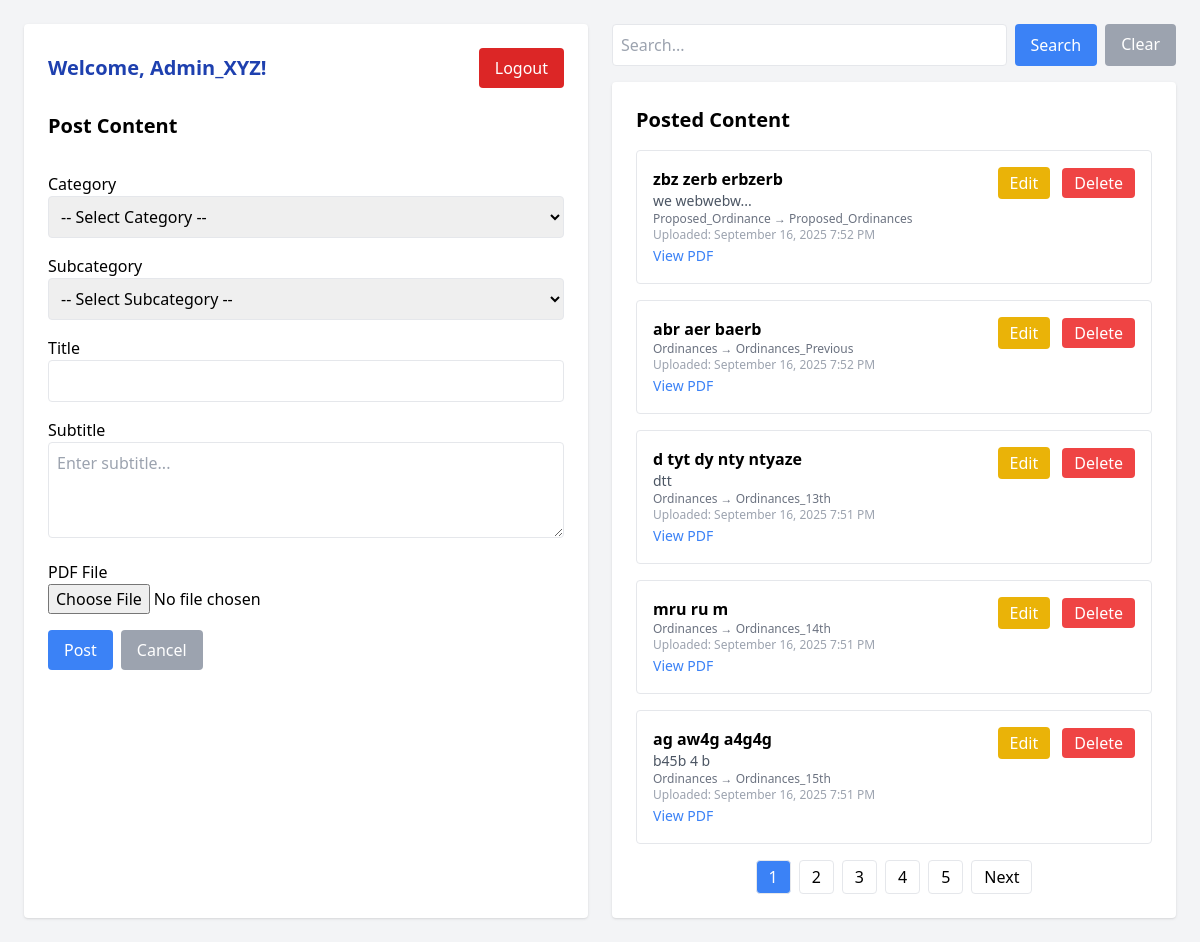
The page /di-gets-nu-gagawen/dashboard.php (signed in) on the database as committed earlier.
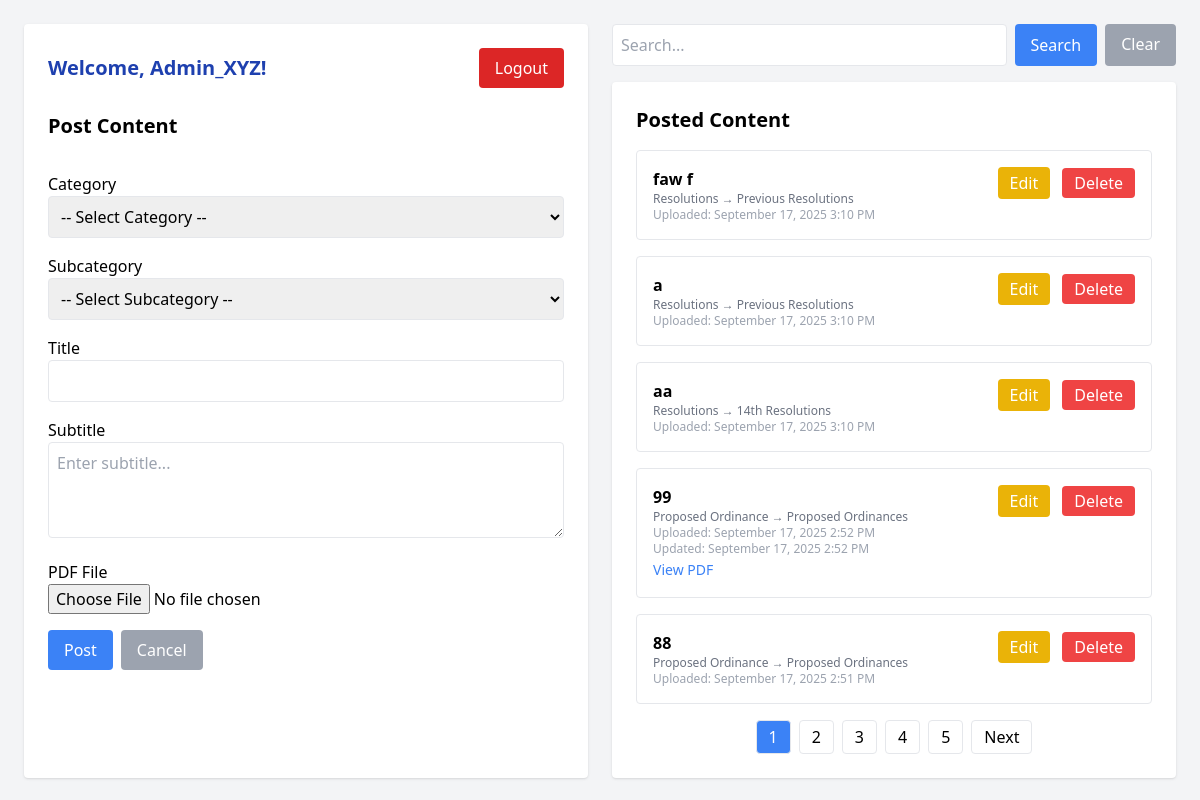
The same page on the database as committed later.
### tables this page shows
CREATE TABLE `content` (
  `id` int(11) NOT NULL,
  `category_id` int(11) DEFAULT NULL,
  `subcategory_id` int(11) DEFAULT NULL,
  `title` varchar(255) NOT NULL,
  `subtitle` text DEFAULT NULL,
  `pdf_path` varchar(255) DEFAULT NULL,
  `created_at` timestamp NOT NULL DEFAULT current_timestamp(),
  `updated_at` timestamp NULL DEFAULT current_timestamp() ON UPDATE current_timestamp()
);

CREATE TABLE `categories` (
  `id` int(11) NOT NULL,
  `name` varchar(100) NOT NULL
);

CREATE TABLE `subcategories` (
  `id` int(11) NOT NULL,
  `category_id` int(11) DEFAULT NULL,
  `name` varchar(100) NOT NULL
);

### di-gets-nu-gagawen/dashboard.php (the view, shortened to what this page needs)
<?php
include "db.php";
$search = $_GET['search'] ?? "";
$page = isset($_GET['page']) ? max(1, intval($_GET['page'])) : 1;
$limit = 5;
$offset = ($page - 1) * $limit;
$where = "WHERE 1";
$totalRes = $conn->query("SELECT COUNT(*) as total FROM content c JOIN categories cat ON c.category_id = cat.id $where");
$total = $totalRes->fetch_assoc()['total'];
$totalPages = ceil($total / $limit);
$content = $conn->query("SELECT c.*, cat.name AS category, sub.name AS subcategory FROM content c JOIN categories cat ON c.category_id = cat.id LEFT JOIN subcategories sub ON c.subcategory_id = sub.id $where ORDER BY c.created_at DESC LIMIT $limit OFFSET $offset");
?>
<!DOCTYPE html>
<html lang="en">
<head>
<script src="https://cdn.tailwindcss.com"></script>
</head>
<body class="bg-gray-100 p-4 md:p-6">
<div class="grid grid-cols-1 md:grid-cols-2 gap-6">
    <div class="bg-white p-6 rounded shadow flex flex-col">
<div class="flex justify-between items-center mb-4 md:mb-6">
    <h1 class="text-xl font-bold text-[#1e40af]">Welcome, <?= htmlspecialchars($_SESSION['admin']) ?>!</h1>
    <a href="?logout=1" class="bg-red-600 text-white px-4 py-2 rounded">Logout</a>
</div>
        <h2 class="text-xl font-semibold mb-4" id="formTitle">Post Content</h2>
        <form method="POST" enctype="multipart/form-data" class="space-y-4">
            <div>
                <label class="block">Category</label>
                <select name="category" id="category" class="w-full border p-2 rounded" required>
                    <option value="">-- Select Category --</option>
                </select>
            </div>
            <div>
                <label class="block">Subcategory</label>
                <select name="subcategory" id="subcategory" class="w-full border p-2 rounded" required>
                    <option value="">-- Select Subcategory --</option>
                </select>
            </div>
            <div>
                <label class="block">Title</label>
                <input type="text" name="title" id="edit-title" class="w-full border p-2 rounded" required>
            </div>
            <div>
                <label class="block">Subtitle</label>
                <textarea name="subtitle" id="edit-subtitle"
    class="w-full border p-2 rounded h-24"
    placeholder="Enter subtitle..."></textarea>
            </div>
            <div>
                <label class="block">PDF File</label>
                <input type="file" name="pdf" accept=".pdf">
            </div>
            <div class="flex gap-2">
                <button type="submit" class="bg-blue-500 text-white px-4 py-2 rounded" id="submitBtn">Post</button>
                <button type="button" id="clearBtn" class="bg-gray-400 text-white px-4 py-2 rounded">Cancel</button>
            </div>
        </form>
    </div>
    <div class="flex flex-col gap-4">
        <form method="GET" class="flex gap-2">
            <input type="text" name="search" value="<?= htmlspecialchars($search) ?>" placeholder="Search..." class="border p-2 rounded flex-1">
            <button class="bg-blue-500 text-white px-4 py-2 rounded">Search</button>
            <a href="<?= strtok($_SERVER["REQUEST_URI"], '?') ?>" class="bg-gray-400 text-white px-4 py-2 rounded">Clear</a>
        </form>
        <div class="bg-white p-6 rounded shadow flex-1 overflow-auto">
            <h2 class="text-xl font-semibold mb-4">Posted Content</h2>
            <ul class="space-y-4">
                <?php while($row = $content->fetch_assoc()): ?>
                <li class="p-4 border rounded">
                    <div class="flex justify-between flex-col md:flex-row">
                        <div>
                               <?php
$title = $row['title'];
$words = explode(" ", strip_tags($title));
$preview_title = (count($words) > 20)
    ? implode(" ", array_slice($words, 0, 5)) . "..."
    : $title;
?>
<h3 class="font-bold"><?= htmlspecialchars($preview_title) ?></h3>
               <?php
$subtitle = $row['subtitle'];
$clean_subtitle = strip_tags($subtitle);
$preview_subtitle = (mb_strlen($clean_subtitle) > 10)
    ? mb_substr($clean_subtitle, 0, 20) . "..."
    : $clean_subtitle;
?>
                                <p class="text-sm text-gray-600"><?= htmlspecialchars($preview_subtitle) ?></p>
                            <p class="text-xs text-gray-500"><?= $row['category'] ?> → <?= $row['subcategory'] ?? "N/A" ?></p>
                            <p class="text-xs text-gray-400"> Uploaded: <?= date("F j, Y g:i A", strtotime($row['created_at'])) ?> <br>
                                <?php if ($row['updated_at'] && $row['updated_at'] != $row['created_at']): ?> Updated: <?= date("F j, Y g:i A", strtotime($row['updated_at'])) ?> <?php endif; ?>
                            </p>
                            <?php if ($row['pdf_path']): ?>
                            <a href="<?= $row['pdf_path'] ?>" target="_blank" class="text-blue-500 text-sm">View PDF</a>
                            <?php endif; ?>
                        </div>
                        <div class="mt-2 md:mt-0 space-x-2">
                            <button type="button" onclick='editPost(<?= json_encode($row) ?>)' class="bg-yellow-500 text-white px-3 py-1 rounded">Edit</button>
                            <a href="?delete=<?= $row['id'] ?>" onclick="return confirm('Warning: Deleting this post will permanently remove it. Are you sure?');" class="bg-red-500 text-white px-3 py-1 rounded">Delete</a>
                        </div>
                    </div>
                </li>
                <?php endwhile; ?>
            </ul>
          <div class="mt-4 flex gap-2 flex-wrap justify-center">
    <?php
    $limit = 5;
    $start = max(1, $page - floor($limit / 2));
    $end = min($totalPages, $start + $limit - 1);
    ?>
    <?php for ($i = $start; $i <= $end; $i++): ?>
        <a href="?page=<?= $i ?>&search=<?= urlencode($search) ?>"
           class="px-3 py-1 border rounded <?= $i == $page ? 'bg-blue-500 text-white' : '' ?>">
            <?= $i ?>
        </a>
    <?php endfor; ?>
    <?php if ($page < $totalPages): ?>
        <a href="?page=<?= $page + 1 ?>&search=<?= urlencode($search) ?>" class="px-3 py-1 border rounded">Next</a>
    <?php endif; ?>
</div>
        </div>
    </div>
</div>
</body>
</html>

Rows that differ between the two databases and show on the page:
no longer on this page (row edited): content: title "zbz zerb erbzerb", subtitle "we webwebw...", category.name "Proposed_Ordinance", subcategory.name "Proposed_Ordinances", created_at "September 16, 2025 7:52 PM"
no longer on this page (row unchanged): content: title "abr aer baerb", category.name "Ordinances", subcategory.name "Ordinances_Previous", created_at "September 16, 2025 7:52 PM"
removed content: title "d tyt dy nty ntyaze", subtitle "dtt", category.name "Ordinances", subcategory.name "Ordinances_13th", created_at "September 16, 2025 7:51 PM"
no longer on this page (row unchanged): content: title "mru ru m", category.name "Ordinances", subcategory.name "Ordinances_14th", created_at "September 16, 2025 7:51 PM"
no longer on this page (row unchanged): content: title "ag aw4g a4g4g", subtitle "b45b 4 b", category.name "Ordinances", subcategory.name "Ordinances_15th", created_at "September 16, 2025 7:51 PM"
added content: title "faw f", category.name "Resolutions", subcategory.name "Previous Resolutions", created_at "September 17, 2025 3:10 PM"
added content: title "a", category.name "Resolutions", subcategory.name "Previous Resolutions", created_at "September 17, 2025 3:10 PM"
added content: title "aa", category.name "Resolutions", subcategory.name "14th Resolutions", created_at "September 17, 2025 3:10 PM"
added content: title "99", category.name "Proposed Ordinance", subcategory.name "Proposed Ordinances", created_at "September 17, 2025 2:52 PM", updated_at "September 17, 2025 2:52 PM"
added content: title "88", category.name "Proposed Ordinance", subcategory.name "Proposed Ordinances", created_at "September 17, 2025 2:51 PM"
